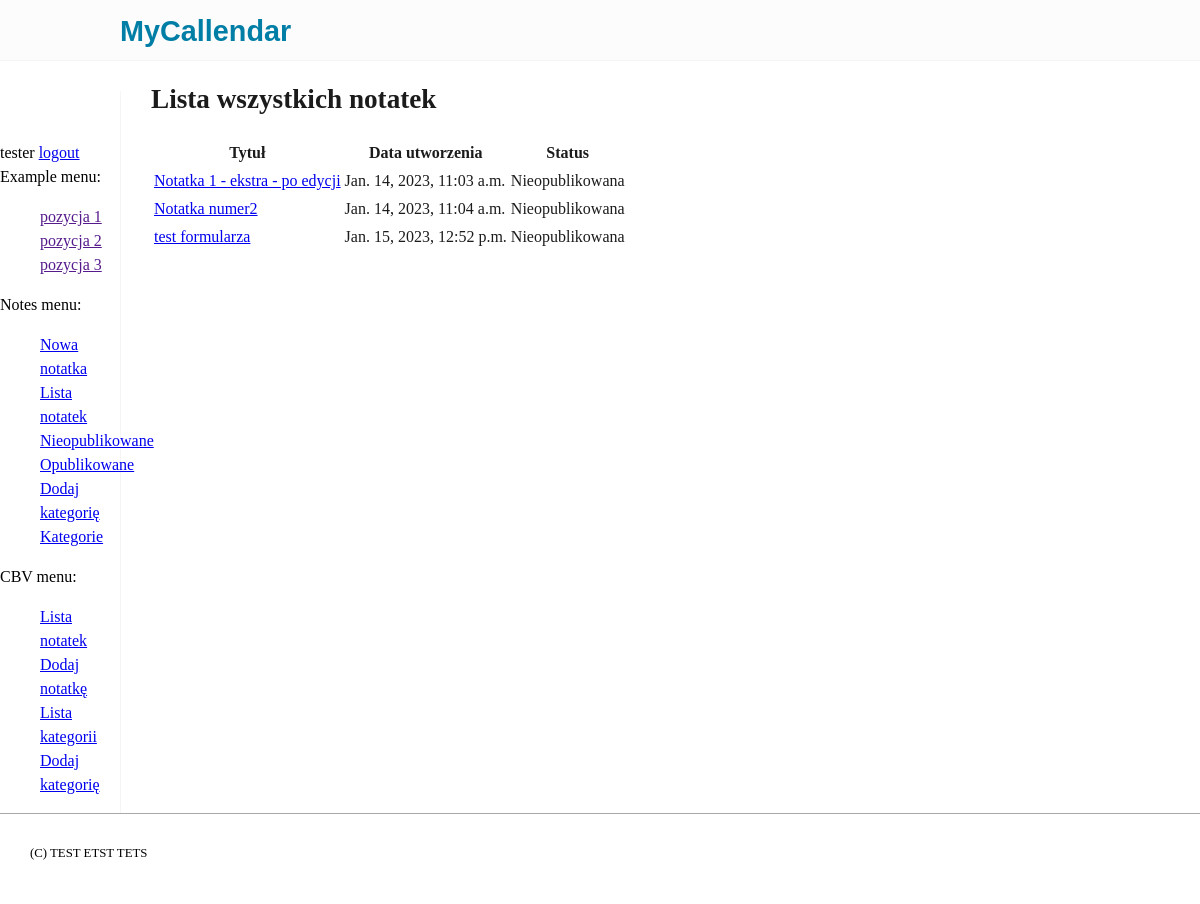
Page /notes/cbv/notes/ (signed in) on the committed database.
### notes/models.py (models this page shows, shortened)
class Note(models.Model):
    STATUSES = (('a', 'Nieopublikowana'), ('b','Opublikowana'))
    title = models.CharField(max_length=30) #, validators=[is_letters,])
    category = models.ForeignKey('notes.Category', on_delete=models.PROTECT)
    creation_datetime = models.DateTimeField(auto_now_add=True)
    note = models.TextField()
    status = models.CharField(max_length=1, choices=STATUSES, default='a')
    profile = models.ForeignKey('notes.profile', on_delete=models.CASCADE) # editable=False)
    class Meta:
        verbose_name = "Notatka"
        verbose_name_plural = "Notatki"

### notes/views.py (the view)
# urls.py: path('cbv/notes/', views.NoteListView.as_view(), name='notes_cbv_notes'),
class NoteListView(ListView):
    model = Note
    template_name = 'notes/cbv_note_list.html'
    def get_queryset(self):
        return super().get_queryset().filter(profile__user=self.request.user)

### notes/templates/notes/cbv_note_list.html
{% extends 'examples/base.html' %}
{% block main_content %}
<h1> Lista wszystkich notatek </h1>
{% if object_list %}
<table>
    <thead>
    <tr><th>Tytuł</th><th>Data utworzenia</th><th>Status</th></tr>
    </thead>
    <tbody>
    {% for i in object_list %}
    <tr>
        <td> <a href="{% url 'notes_cbv_note' i.id %}">{{ i.title }} </a></td>
        <td> {{ i.creation_datetime }}</td>
        <td> {{i.get_status_display }}</td>
    </tr>
    {% endfor %}
    </tbody>
{% else %}
    <p> Brak notatek</p>
{% endif %}
</table>
{% endblock %}

### examples/templates/examples/base.html (shortened to what this page needs)
{% load static %}
<!DOCTYPE html>
<html>
<head>
    <link rel="stylesheet" href="{% static 'examples/css/style.css' %}">
</head>
<body>
  <div id="header"> <div id="logo"><strong>MyCallendar</strong></div></div>
  <div id="wrapper">
    <div id="menu">
        {% if user.is_authenticated %} {{ user.username }} <a href="{% url 'logout' %}"> logout</a>
        {% else %} <a href="{% url 'login' %}"> Login</a> {% endif %}
        {% include 'examples/menu.html' %}
        {% include 'notes/menu.html' %}
     </div>
    <div id="main_content">
        {% block main_content %}{% endblock %}
    </div>
  <div>
  <div id="footer">{% block footer %}(C) TEST ETST TETS {% endblock %}</div>
</body>
</html>

### examples/static/examples/css/style.css (style rules this page uses)
body { width:100%; border:0; margin:0; padding:0; font-size:16px; line-height:1.5; }
#header { background-color: #fcfcfc; border-bottom:1px solid #f5f5f5; width:100%; height:60px; }
#logo { margin-left:10%; padding-top:10px; font-family:sans-serif; color: #007ea5; font-size:1.8em; }
#menu { margin-top:30px; padding-top:50px; float:left; width:10%; border-right:1px solid #f5f5f5; }
#main_content { float:left; width:85%; padding-left:30px; color: #1b1b1b; }
#footer { border-top:1px solid #a9a9a9; height:60px; padding-left:30px; padding-top:30px; font-size:0.8em; font-color: #1b1b1b; }
h1,h2,h3, { font-family: sans-serif; color: #1b1b1b; }
h1 { font-size:1.7rem; }

### rows in the picture
Note: title "Notatka 1 - ekstra - po edycji", creation_datetime "Jan. 14, 2023, 11:03 a.m.", status "Nieopublikowana"
Note: title "Notatka numer2", creation_datetime "Jan. 14, 2023, 11:04 a.m.", status "Nieopublikowana"
Note: title "test formularza", creation_datetime "Jan. 15, 2023, 12:52 p.m.", status "Nieopublikowana"

### other values in the picture
{{ user.username }} "tester"
